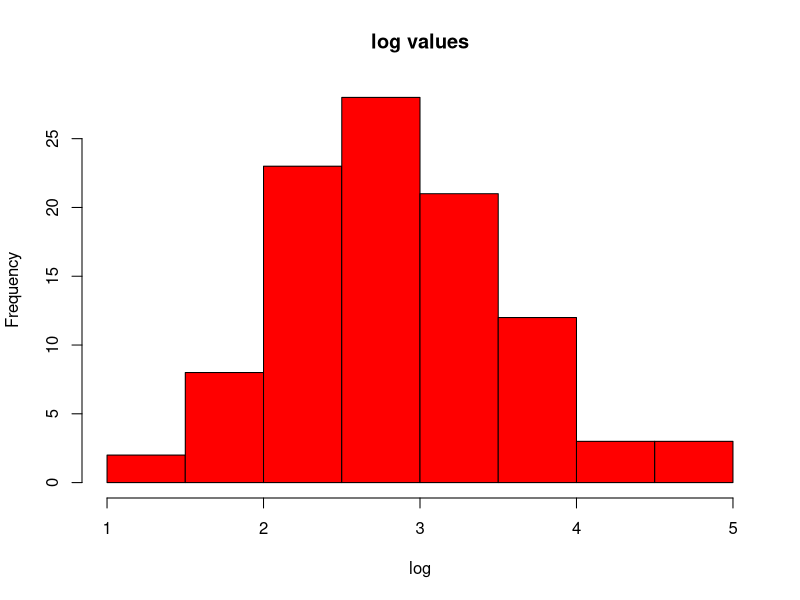
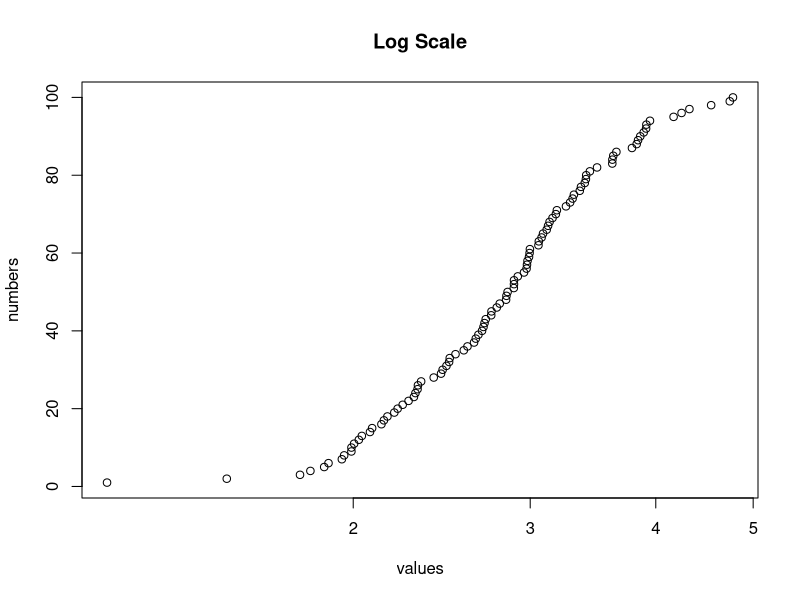

Here is the R script that generated these plots, in order:
## ---- chunk 1

knitr::opts_chunk$set(echo = TRUE)
## ---- chunk 2
values <- rlnorm (100, meanlog = 1, sdlog = 0.25)
## ---- chunk 3
histogr <-hist (values, main="log values", xlab= "log", col="red")
## ---- chunk 4
values <- sort(values, decreasing = F)
No <- seq(1,100,1)
plot (values, No, main = "Log Scale", xlab = "values", ylab = "numbers", log ="x")
